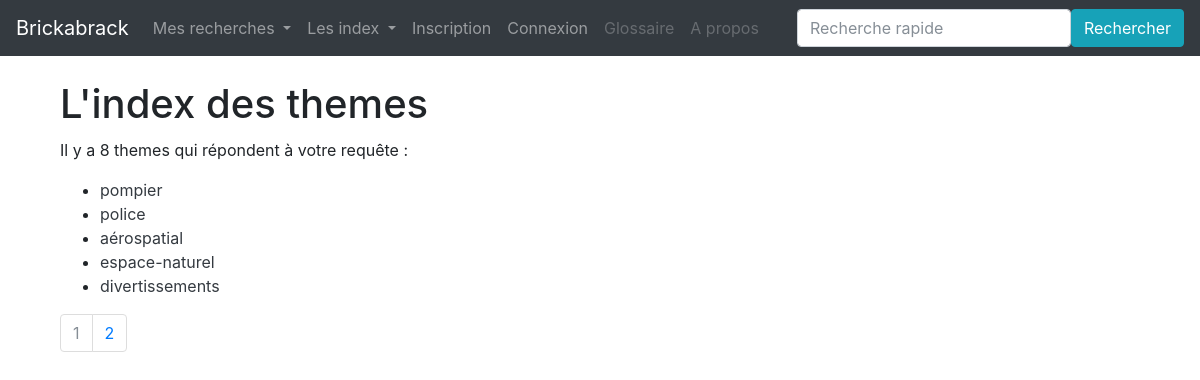
Screenshot of /Les_index/index_themes with the database file from the repository.
### Brickabrack/modeles/donnees.py (models this page shows, shortened)
class Theme(db.Model):
    theme_id = db.Column(db.Integer, nullable=False, autoincrement=True, primary_key=True)
    theme_nom = db.Column(db.Text, nullable=False)
    plan = db.relationship("Plan", back_populates="theme")
    authorships = db.relationship("Authorship", back_populates="t")

### Brickabrack/routes/generic.py (the view)
@app.route("/Les_index/index_themes")
def index_themes():
    page = request.args.get("page", 1)
    if isinstance(page, str) and page.isdigit():
        page = int(page)
    else:
        page = 1
    resultats = Theme.query.paginate(page=page, per_page=LIEUX_PAR_PAGE)
    return render_template(
        "pages/index_themes.html",
        resultats=resultats
    )

### Brickabrack/templates/pages/index_themes.html (shortened to what this page needs)
{% extends "conteneur.html" %}
{% block corps %}
    <h1>L'index des themes</h1>
    {% if resultats %}
        <p>Il y a {{resultats.total}} themes qui répondent à votre requête :</p>
        <ul>
            {% for theme in resultats.items %}
                <li><a class="text-dark" href="{{url_for('theme', theme_id=theme.theme_id)}}">{{theme.theme_nom}}</a></li>
            {% endfor %}
        </ul>
    <nav aria-label="research-pagination">
      <ul class="pagination">
        {%- for page in resultats.iter_pages() %}
            {% if page %}
              {% if page != resultats.page %}
                <li class="page-item">
                    <a class="page-link" href="{{ url_for('index_themes', page=page) }}">{{page}}</a>
                </li>
              {% else %}
                <li class="page-item active disabled">
                  <a class="page-link">{{page}} <span class="sr-only">(actuelle)</span></a>
                </li>
              {% endif %}
            {% else %}
                <li class="page-item disabled">
                  <a class="page-link">...</a>
                </li>
            {% endif %}
        {%- endfor %}
      </ul>
    </nav>
    {% endif %}
{% endblock %}

### rows the page displays
Theme: theme_nom "pompier"
Theme: theme_nom "police"
Theme: theme_nom "aérospatial"
Theme: theme_nom "espace-naturel"
Theme: theme_nom "divertissements"

### other values shown
{{ resultats.total }} "8"
{{ page }} "1"
{{ page }} "2"
